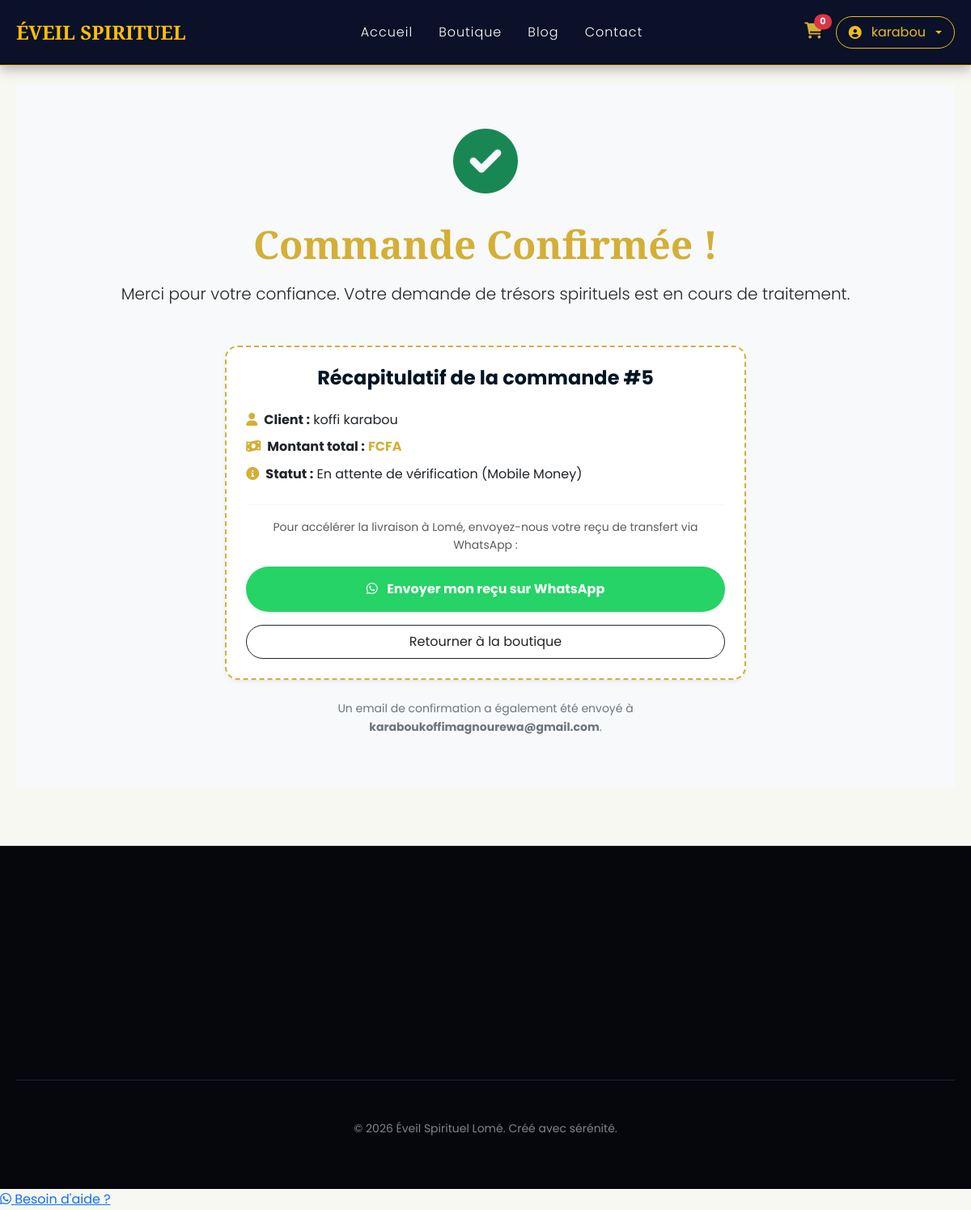
The app's page /orders/confirm/5/ (signed in) with its own data.
### apps/orders/models.py (models this page shows, shortened)
class Order(models.Model):
    user = models.ForeignKey(settings.AUTH_USER_MODEL, null=True, blank=True, on_delete=models.SET_NULL, related_name='orders')
    email = models.EmailField("Email client", blank=True)
    status = models.CharField("Statut", max_length=20, choices=ORDER_STATUS, default='pending')
    total = models.DecimalField("Total", max_digits=10, decimal_places=2, default=0)
    created_at = models.DateTimeField(auto_now_add=True)
    updated_at = models.DateTimeField(auto_now=True)
    notes = models.TextField("Notes", blank=True)
    class Meta:
        verbose_name = "Commande"
        verbose_name_plural = "Commandes"
        ordering = ['-created_at']

class ShippingAddress(models.Model):
    order = models.OneToOneField(Order, related_name='shipping_address', on_delete=models.CASCADE)
    full_name = models.CharField("Nom complet", max_length=255)
    phone = models.CharField("Téléphone", max_length=50, blank=True)
    address = models.TextField("Adresse")
    city = models.CharField("Ville", max_length=150, blank=True)
    postal_code = models.CharField("Code postal", max_length=20, blank=True)
    country = models.CharField("Pays", max_length=100, default="Togo")
    class Meta:
        verbose_name = "Adresse de livraison"
        verbose_name_plural = "Adresses de livraison"

### apps/orders/views.py (the view)
# urls.py: path('confirm/<int:order_id>/', views.order_confirm, name='order_confirm'),
def order_confirm(request, order_id):
    order = get_object_or_404(Order, pk=order_id)
    return render(request, 'orders/confirm.html', {'order': order})

### apps/core/context_processors.py (called while the page is built)
def global_data(request):
    site_settings = SiteSettings.get_solo() if SiteSettings.objects.exists() else None
    banners = Banner.objects.filter(is_active=True).order_by('order')[:5]
    social_links = SocialLink.objects.all()
    return {
        "site_settings": site_settings,
        "banners": banners,
        "social_links": social_links,
    }

### apps/core/models.py (called while the page is built)
    @classmethod
    def get_solo(cls):
        return cls.objects.first()

### templates/orders/confirm.html (shortened to what this page needs)
{% extends 'base.html' %}
{% load static %}
{% block content %}
<section class="py-5 text-center" style="background-color: #f8f9fa;"> <div class="container">
        <div class="mb-4">
            <div class="display-1 text-success"><i class="fas fa-check-circle"></i></div>
        </div>
        <h1 class="display-5 fw-bold mb-3" style="color: #D4AF37;">Commande Confirmée !</h1>
        <p class="lead text-dark mb-5">Merci pour votre confiance. Votre demande de trésors spirituels est en cours de traitement.</p>
        <div class="row justify-content-center">
            <div class="col-md-7">
                <div class="p-4 rounded-4 mb-4 shadow-sm" style="background: #ffffff; border: 2px dashed #D4AF37;">
                    <h4 class="fw-bold mb-4" style="color: #001524;">Récapitulatif de la commande #{{ order.id }}</h4>
                    <div class="text-start mb-4">
                        <p class="mb-2 text-dark"><strong><i class="fas fa-user me-2 text-gold"></i>Client :</strong> {{ order.shipping_address.full_name }}</p>
                        <p class="mb-2 text-dark"><strong><i class="fas fa-money-bill-wave me-2 text-gold"></i>Montant total :</strong> <span class="fw-bold" style="color: #D4AF37;">{{ order.total_amount }} FCFA</span></p>
                        <p class="mb-0 text-dark"><strong><i class="fas fa-info-circle me-2 text-gold"></i>Statut :</strong> En attente de vérification (Mobile Money)</p>
                    </div>
                    <hr style="border-color: rgba(212, 175, 55, 0.3);">
                    <p class="small text-muted mb-3">Pour accélérer la livraison à Lomé, envoyez-nous votre reçu de transfert via WhatsApp :</p>
                    <a href="https://wa.me/22893343403?text=Bonjour%20Éveil%20Spirituel,%20je%20viens%20de%20passer%20la%20commande%20n°{{ order.id }}.%20Voici%20mon%20reçu%20de%20paiement."
                       target="_blank"
                       class="btn btn-success w-100 py-3 mb-3 rounded-pill fw-bold shadow-sm">
                        <i class="fab fa-whatsapp me-2"></i> Envoyer mon reçu sur WhatsApp
                    </a>
                    <a href="{% url 'products:list' %}" class="btn btn-outline-dark w-100 py-2 rounded-pill">
                        Retourner à la boutique
                    </a>
                </div>
                <p class="text-secondary small">Un email de confirmation a également été envoyé à <strong>{{ order.email }}</strong>.</p>
            </div>
        </div>
    </div>
</section>
{% endblock %}

### templates/includes/navbar.html (shortened to what this page needs)
<nav class="navbar navbar-expand-lg sticky-top" style="background-color: var(--bleu-nuit); border-bottom: 1px solid var(--or-sombre);">
    <div class="container">
        <a class="navbar-brand d-flex align-items-center" href="{% url 'core:home' %}">
            <span style="color: var(--or-clair); font-family: 'Playfair Display', serif; font-weight: bold; font-size: 1.5rem;">ÉVEIL SPIRITUEL</span>
        </a>
        <div class="collapse navbar-collapse" id="navbarNav">
            <ul class="navbar-nav mx-auto">
                <li class="nav-item"><a class="nav-link text-white px-3" href="{% url 'core:home' %}">Accueil</a></li>
                <li class="nav-item"><a class="nav-link text-white px-3" href="{% url 'products:list' %}">Boutique</a></li>
                <li class="nav-item"><a class="nav-link text-white px-3" href="{% url 'blog:list' %}">Blog</a></li>
                <li class="nav-item"><a class="nav-link text-white px-3" href="{% url 'core:contact' %}">Contact</a></li>
            </ul>
            <div class="d-flex align-items-center gap-3">
                <a href="{% url 'orders:cart_detail' %}" class="position-relative text-gold">
                    <i class="fas fa-shopping-cart fs-5"></i>
                    <span class="position-absolute top-0 start-100 translate-middle badge rounded-pill bg-danger" style="font-size: 0.7rem;">
                        {{ cart_items|length|default:"0" }}
                    </span>
                </a>
                {% if user.is_authenticated %}
                    <div class="dropdown">
                        <a class="btn-gold-outline btn-sm dropdown-toggle d-flex align-items-center gap-2" href="#" role="button" data-bs-toggle="dropdown">
                            {% if user.profile.avatar %}
                                <img src="{{ user.profile.avatar.url }}" alt="Photo" class="rounded-circle border border-gold" style="width: 24px; height: 24px; object-fit: cover;">
                            {% else %}
                                <i class="fas fa-user-circle me-1"></i>
                            {% endif %}
                            {{ user.username }}
                        </a>
                    </div>
                {% else %}
                    <a href="{% url 'accounts:login' %}" class="text-white-50 small text-decoration-none">Connexion</a>
                    <a href="{% url 'accounts:register' %}" class="btn-gold btn-sm">S'inscrire</a>
                {% endif %}
            </div>
        </div>
    </div>
</nav>

### static/css/main_v2.css (style rules this page uses)
:root { --primary-color: #050405ff; --accent-color: #faf7fbff; --bleu-nuit: #0a1128; --or-clair: rgba(253, 191, 5, 1); --or-sombre: #ebbb1fff; --text-dark: #352f36; --text-white: rgba(16, 9, 9, 1); --bg-light: #160f0fff; --bg-soft: hsla(60, 30%, 96%, 1.00); --transition: all 0.4s cubic-bezier(0.165, 0.84, 0.44, 1); }
* { margin: 0; padding: 0; box-sizing: border-box; }
body { font-family: 'Poppins', sans-serif; line-height: 1.6; color: var(--text-dark); background-color: var(--bg-soft); }
h1, h2, h3 { font-family: 'Playfair Display', serif; margin-bottom: 1rem; }
.container { max-width: 1200px; margin: 0 auto; padding: 0 20px; }
.navbar { padding: 1rem 0; box-shadow: 0 4px 15px rgba(0,0,0,0.3); background-color: var(--bleu-nuit) !important; }
.nav-link { font-weight: 300; letter-spacing: 1px; transition: var(--transition); }
.btn-gold-outline { border: 1px solid var(--or-sombre); color: var(--or-sombre) !important; padding: 6px 15px; border-radius: 50px; text-decoration: none; transition: var(--transition); }
.text-gold { color: var(--or-sombre); }

### templates/orders/confirm.html (style rules this page uses)
.text-gold { color: #D4AF37 !important; }
.btn-success { background-color: #25D366 !important; border: none !important; }

### records on screen
Order: id "5", shipping_address.full_name "koffi karabou", email "karaboukoffimagnourewa@gmail.com"

### other values on screen
{{ cart_items|length|default:"0" }} "0"
{{ user.username }} "karabou"
